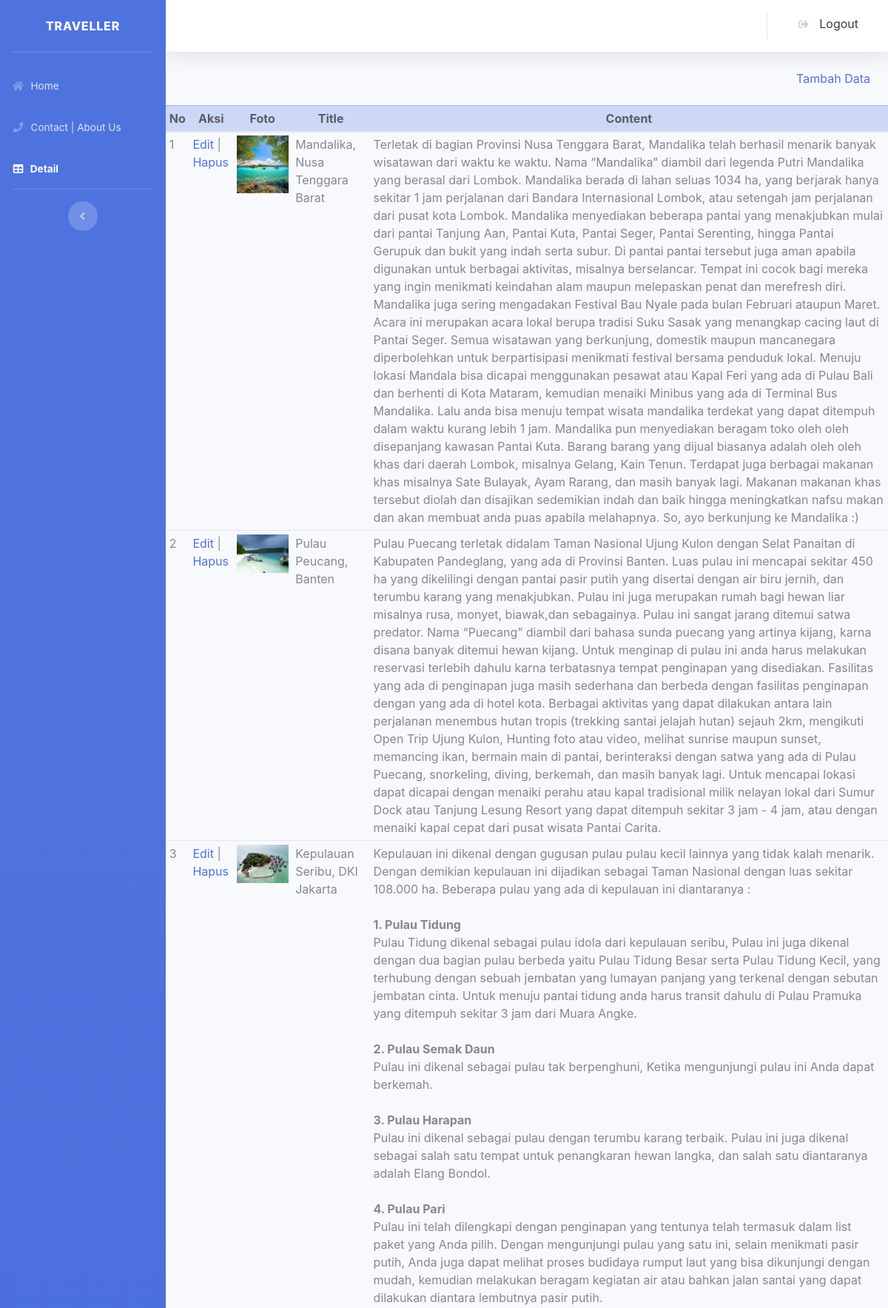
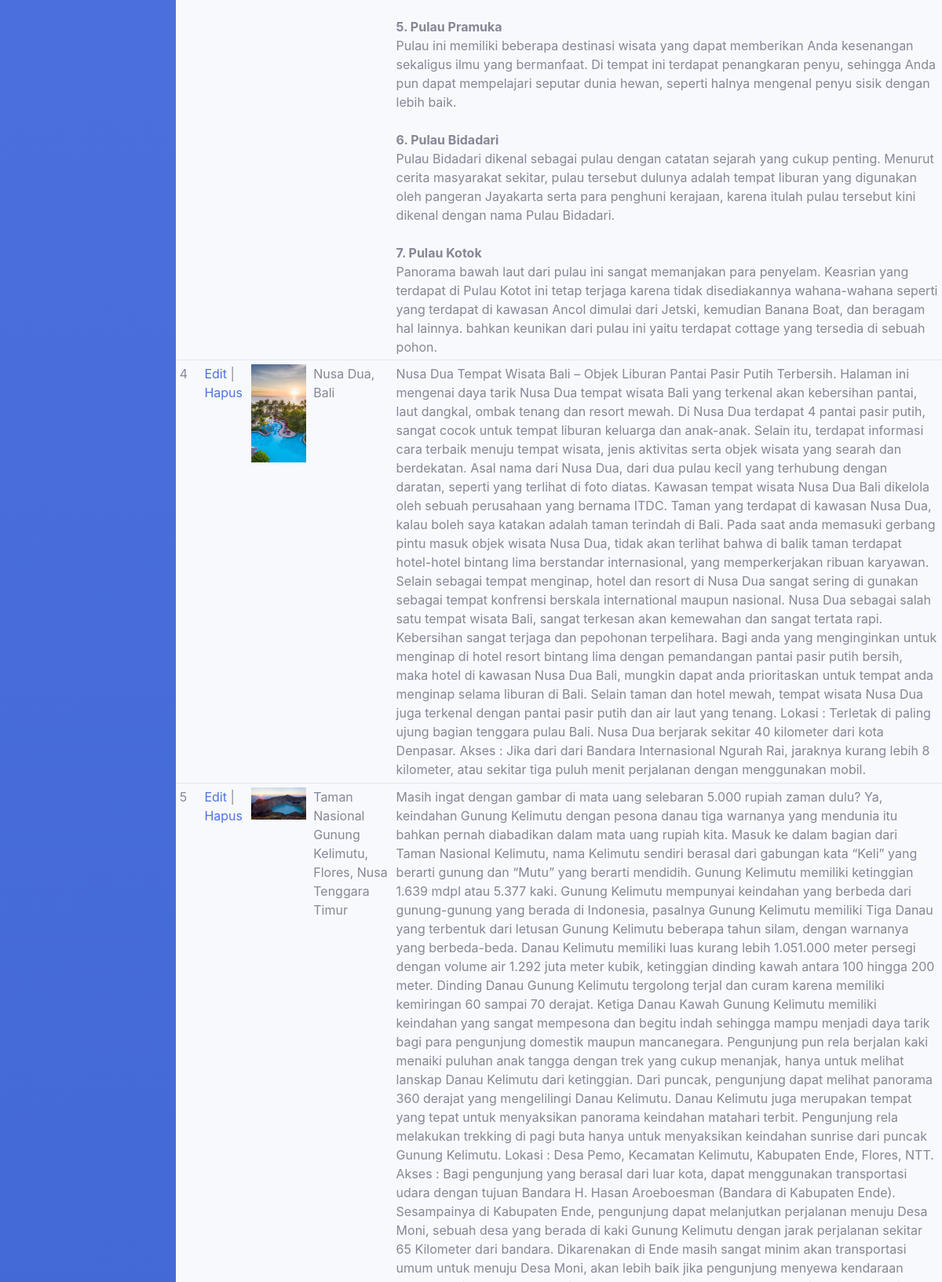
Screenshot of /admin/detail.php (signed in, upper part) with the database file from the repository (2 pictures, top to bottom).
### tables this page shows
CREATE TABLE `detail` (
  `id` int(12) NOT NULL,
  `foto` varchar(255) NOT NULL,
  `title` varchar(100) NOT NULL,
  `content` text NOT NULL,
  `created_at` timestamp NOT NULL DEFAULT current_timestamp(),
  `updated_at` timestamp NOT NULL DEFAULT current_timestamp(),
  `deleted_at` timestamp NULL DEFAULT NULL
);

### admin/detail.php (the view, shortened to what this page needs)
<?php
require_once 'config/db.php';
function query($query){
  global $db;
$result = mysqli_query($db, $query);
$rows = [];
while($row = mysqli_fetch_assoc($result)){
  $rows[] = $row;
}
return $rows;
}
$dtl = query("SELECT * FROM detail");
?>
<!DOCTYPE html>
<html lang="en">
<head>
  <link href="assets/fontawesome-free/css/all.min.css" rel="stylesheet">
  <link href="assets/css/sb-admin-2.min.css" rel="stylesheet">
</head>
<body id="page-top">
  <div id="wrapper">
    <ul class="navbar-nav bg-gradient-primary sidebar sidebar-dark accordion" id="accordionSidebar">
      <a class="sidebar-brand d-flex align-items-center justify-content-center text-white" disabled="">
        <div class="sidebar-brand-text mx-3">Traveller</div>
      </a>
      <hr class="sidebar-divider">
      <li class="nav-item">
        <a class="nav-link" href="indexa.php">
          <i class="fas fa-fw fa-home"></i>
          <span>Home</span>
        </a>
      </li>
      <li class="nav-item">
        <a class="nav-link" href="cas.php">
          <i class="fas fa-fw fa-phone"></i>
          <span>Contact | About Us</span>
        </a>
      </li>
      <li class="nav-item active">
        <a class="nav-link" href="detail.php">
          <i class="fas fa-fw fa-table"></i>
          <span>Detail</span></a>
      </li>
      <hr class="sidebar-divider d-none d-md-block">
      <div class="text-center d-none d-md-inline">
        <button class="rounded-circle border-0" id="sidebarToggle"></button>
      </div>
    </ul>
    <div id="content-wrapper" class="d-flex flex-column">
      <div id="content">
        <nav class="navbar navbar-expand navbar-light bg-white topbar mb-4 static-top shadow">
          <ul class="navbar-nav ml-auto">
            <li class="nav-item dropdown no-arrow">
            <a class="dropdown-item" href="logout.php" data-toggle="modal" data-target="#logoutModal">
                  <i class="fas fa-sign-out-alt fa-sm fa-fw mr-2 text-gray-400"></i>
                  Logout
                </a>
            </li>
          </ul>
        </nav>
    </div>
    <div id="content-wrapper" class="d-flex flex-column">
          <div class="container text-right"><a href="addd.php">Tambah Data</a></div>
           <br>
        <table class="container table table-sm table-hover table-stripped">
          <thead class=" table-primary text-dark text-center">
            <th>No</th>
            <th>Aksi</th>
            <th>Foto</th>
            <th>Title</th>
            <th>Content</th>
          <thead
        <?php $i=1; ?>
        <?php foreach($dtl as $row) : ?>
        <tr>
            <td><?php echo $i; ?></td>
            <td>
                <a href="editd.php?id=<?php echo $row["id"]; ?>">Edit</a> |
                <a href="hapusd.php?id=<?php echo $row["id"]; ?>" onclick="return confirm('serius?');">Hapus</a>
            </td>
            <td><img src="../assets/images/detail/<?php echo $row["foto"]; ?>" width="70" alt=""></td>
            <td><?php echo $row["title"]; ?></td>
            <td><?php echo $row["content"]; ?></td>
        </tr>
        <?php  $i++; ?>
        <?php endforeach; ?>
    </table>
    </div>
  </div>
  </div>
</body>
</html>

### rows the page displays
detail: foto (picture), title "Mandalika, Nusa Tenggara Barat", content "Terletak di bagian Provinsi Nusa Tenggara Barat, Mandalika telah berhasil menarik banyak wisatawan dari waktu ke waktu. Nama “Mandalika” diambil dari legenda Putri Mandalika yang berasal dari Lombok. Mandalika berada di lahan seluas 1034 ha, yang berjarak hanya sekitar 1 jam perjalanan dari Bandara Internasional Lombok, atau setengah jam perjalanan dari pusat kota Lombok. Mandalika menyediakan beberapa pantai yang menakjubkan mulai dari pantai Tanjung Aan, Pantai Kuta, Pantai Seger, Pantai Serenting, hingga Pantai Gerupuk dan bukit yang indah serta subur. Di pantai pantai tersebut juga aman apabila digunakan untuk berbagai aktivitas, misalnya berselancar. Tempat ini cocok bagi mereka yang…"
detail: foto (picture), title "Pulau Peucang, Banten", content "Pulau Puecang terletak didalam Taman Nasional Ujung Kulon dengan Selat Panaitan di Kabupaten Pandeglang, yang ada di Provinsi Banten. Luas pulau ini mencapai sekitar 450 ha yang dikelilingi dengan pantai pasir putih yang disertai dengan air biru jernih, dan terumbu karang yang menakjubkan. Pulau ini juga merupakan rumah bagi hewan liar misalnya rusa, monyet, biawak,dan sebagainya. Pulau ini sangat jarang ditemui satwa predator. Nama “Puecang” diambil dari bahasa sunda puecang yang artinya kijang, karna disana banyak ditemui hewan kijang. Untuk menginap di pulau ini anda harus melakukan reservasi terlebih dahulu karna terbatasnya tempat penginapan yang disediakan. Fasilitas yang ada di…"
detail: foto (picture), title "Kepulauan Seribu, DKI Jakarta", content "Kepulauan ini dikenal dengan gugusan pulau pulau kecil lainnya yang tidak kalah menarik. Dengan demikian kepulauan ini dijadikan sebagai Taman Nasional dengan luas sekitar 108.000 ha. Beberapa pulau yang ada di kepulauan ini diantaranya : 1. Pulau Tidung Pulau Tidung dikenal sebagai pulau idola dari kepulauan seribu, Pulau ini juga dikenal dengan dua bagian pulau berbeda yaitu Pulau Tidung Besar serta Pulau Tidung Kecil, yang terhubung dengan sebuah jembatan yang lumayan panjang yang terkenal dengan sebutan jembatan cinta. Untuk menuju pantai tidung anda harus transit dahulu di Pulau Pramuka yang ditempuh sekitar 3 jam dari Muara Angke. 2. Pulau Semak Daun Pulau ini dikenal sebagai pulau…"
detail: foto (picture), title "Nusa Dua, Bali", content "Nusa Dua Tempat Wisata Bali – Objek Liburan Pantai Pasir Putih Terbersih. Halaman ini mengenai daya tarik Nusa Dua tempat wisata Bali yang terkenal akan kebersihan pantai, laut dangkal, ombak tenang dan resort mewah. Di Nusa Dua terdapat 4 pantai pasir putih, sangat cocok untuk tempat liburan keluarga dan anak-anak. Selain itu, terdapat informasi cara terbaik menuju tempat wisata, jenis aktivitas serta objek wisata yang searah dan berdekatan. Asal nama dari Nusa Dua, dari dua pulau kecil yang terhubung dengan daratan, seperti yang terlihat di foto diatas. Kawasan tempat wisata Nusa Dua Bali dikelola oleh sebuah perusahaan yang bernama ITDC. Taman yang terdapat di kawasan Nusa Dua, kalau…"
detail: foto (picture), title "Taman Nasional Gunung Kelimutu, Flores, Nusa Tenggara Timur"
